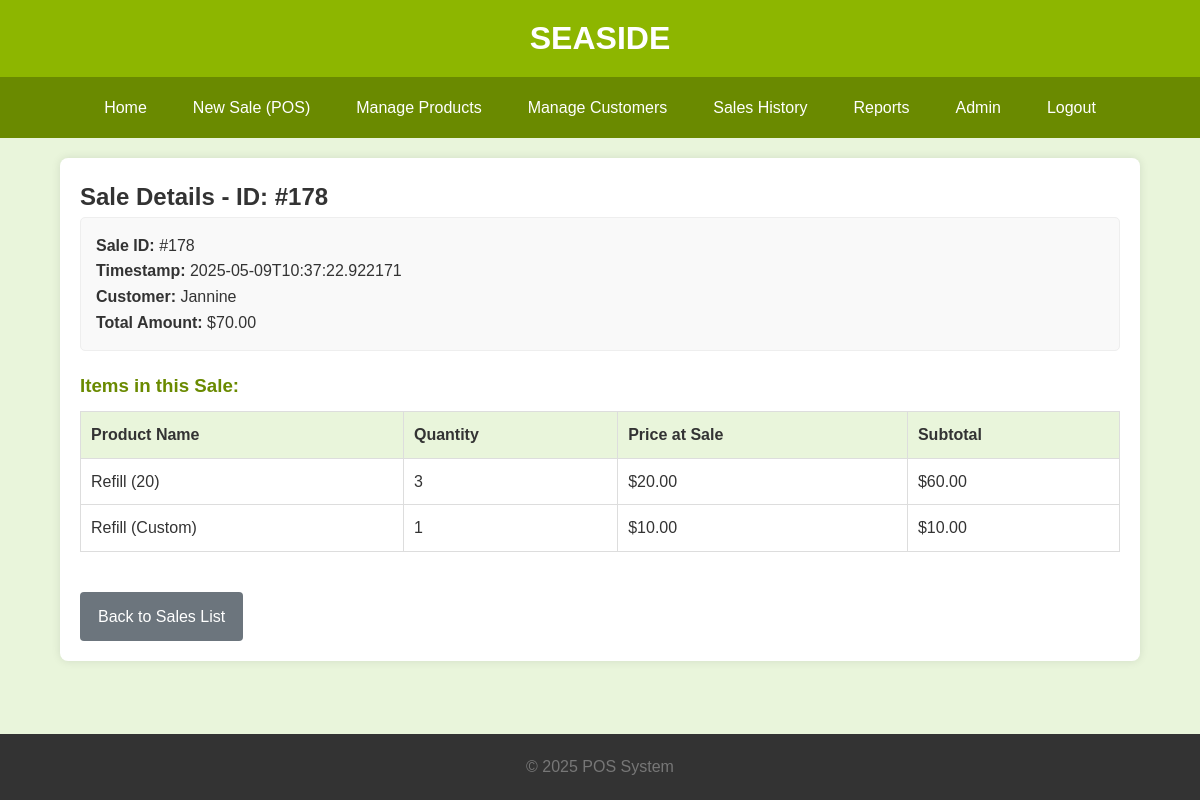
The app's page /sales/178 (signed in) with its own data.
### tables this page shows
CREATE TABLE Sales (
                SaleID INTEGER PRIMARY KEY AUTOINCREMENT,
                SaleTimestamp TEXT NOT NULL,
                TotalAmount REAL NOT NULL CHECK (TotalAmount >= 0),
                CustomerName TEXT DEFAULT 'N/A'
            );

CREATE TABLE SaleItems (
                SaleItemID INTEGER PRIMARY KEY AUTOINCREMENT,
                SaleID INTEGER NOT NULL,
                ProductName TEXT NOT NULL,
                Quantity INTEGER NOT NULL CHECK (Quantity > 0),
                PriceAtSale REAL NOT NULL,
                Subtotal REAL NOT NULL,
                FOREIGN KEY (SaleID) REFERENCES Sales (SaleID) ON DELETE CASCADE
            );

### app.py (the view)
@app.route('/sales/<int:sale_id>')
@login_required
def view_sale(sale_id):
    sale_details = db.get_sale_details_db(sale_id)
    if not sale_details:
        flash(f"Sale with ID {sale_id} not found.", "error")
        return redirect(url_for('list_sales', page_num=1)) # Redirect to first page of sales list
    return render_template('sales/details.html', sale=sale_details["info"], items=sale_details["items"],
                           title=f"Sale #{sale_id} Details")

### app.py (called while the page is built)
@app.context_processor
def utility_processor():
    return {'now': datetime.datetime.now,
            'min': min,
            'max': max,
            'logged_in': session.get('logged_in', False)}  # Make login status available

def login_required(f):
    @wraps(f)
    def decorated_function(*args, **kwargs):
        if not session.get('logged_in'):
            flash("Please log in to access this page.", "warning")
            return redirect(url_for('login', next=request.url))  # Redirect to login, remember where user was going
        return f(*args, **kwargs)
    return decorated_function

### db_operations.py (called while the page is built)
def get_db_connection():
    conn = None
    try:
        conn = sqlite3.connect(DATABASE_URL)
        conn.row_factory = sqlite3.Row  # Access columns by name
        conn.execute("PRAGMA foreign_keys = ON;")  # Ensure foreign key constraints are enforced
        logging.debug("Database connection established.")
    except sqlite3.Error as e:
        logging.error(f"Database connection error: {e}", exc_info=True)
        raise  # Re-raise the exception if connection fails
    return conn

### templates/sales/details.html
{% extends "base.html" %}
{% block content %}
<h2>Sale Details - ID: #{{ sale.SaleID }}</h2>
<div class="sale-info" style="margin-bottom: 20px; padding: 15px; background-color: #f9f9f9; border-radius: 5px; border: 1px solid #eee;">
    <p><strong>Sale ID:</strong> #{{ sale.SaleID }}</p>
    <p><strong>Timestamp:</strong> {{ sale.SaleTimestamp }}</p>
    <p><strong>Customer:</strong> {{ sale.CustomerName if sale.CustomerName else 'N/A' }}</p>
    <p><strong>Total Amount:</strong> ${{ "%.2f"|format(sale.TotalAmount) }}</p>
</div>
<h3>Items in this Sale:</h3>
{% if items %}
<table>
    <thead>
        <tr>
            <th>Product Name</th>
            <th>Quantity</th>
            <th>Price at Sale</th>
            <th>Subtotal</th>
        </tr>
    </thead>
    <tbody>
        {% for item in items %}
        <tr>
            <td>{{ item.ProductName }}</td>
            <td>{{ item.Quantity }}</td>
            <td>${{ "%.2f"|format(item.PriceAtSale) }}</td> <td>${{ "%.2f"|format(item.Subtotal) }}</td>   </tr>
        {% endfor %}
    </tbody>
</table>
{% else %}
<p>No items found for this sale. This might indicate an issue with the sale record.</p>
{% endif %}
<a href="{{ url_for('list_sales') }}" class="btn btn-secondary" style="margin-top: 20px;">Back to Sales List</a>
{% endblock %}

### static/css/style.css (style rules this page uses)
* { box-sizing: border-box; margin: 0; padding: 0; }
body { font-family: Arial, sans-serif; line-height: 1.6; background-color: #e9f5db; color: #333; display: flex; flex-direction: column; min-height: 100vh; }
.table-responsive-wrapper > table { width: 100%; border-collapse: collapse; }
.table-responsive-wrapper > table th, .table-responsive-wrapper > table td { border: 1px solid #ddd; padding: 10px; text-align: left; white-space: nowrap; }
.table-responsive-wrapper > table th { background-color: #e9f5db; }
.btn { padding: 12px 18px; color: white; background-color: #8DB600; border: none; border-radius: 4px; cursor: pointer; text-decoration: none; display: inline-block; font-size: 1rem; transition: background-color 0.2s ease-in-out; }
.btn-secondary { background-color: #6c757d; color: #fff; }
.content h3 { margin-top: 20px; margin-bottom: 10px; color: #6A8A00; }

### records on screen
Sales: SaleID "178", SaleTimestamp "2025-05-09T10:37:22.922171", CustomerName "Jannine", TotalAmount "70.00"
SaleItems: ProductName "Refill (20)", Quantity "3", PriceAtSale "20.00", Subtotal "60.00"
SaleItems: ProductName "Refill (Custom)", Quantity "1", PriceAtSale "10.00", Subtotal "10.00"
